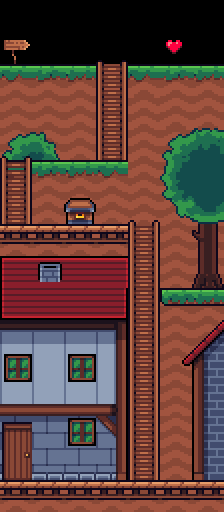

A 2D game scene composited from a Tiled map and its tileset images. What follows is a short description and the map's XML, with every tile layer's data as written:
An orthogonal 7x16 tile map with 32x32 px tiles, 7 tile layers (ground, bridge, veg, ladders, ...).

<map version="1.10" tiledversion="1.11.2" orientation="orthogonal" renderorder="right-down" width="7" height="16" tilewidth="32" tileheight="32" infinite="0" nextlayerid="8" nextobjectid="1">
 <editorsettings>
  <export target="../mobile_portrait.js" format="js" />
 </editorsettings>
 <tileset firstgid="1" name="ground" tilewidth="32" tileheight="32" tilecount="357" columns="17">
  <image source="../images/tileset.png" width="544" height="672" />
 </tileset>
 <layer id="1" name="ground" width="7" height="16">
  <data encoding="csv">
0,0,0,0,0,0,0,
0,0,0,0,0,0,0,
57,58,59,74,57,58,59,
74,74,74,74,54,74,74,
74,74,74,74,54,54,54,
57,58,59,57,54,54,54,
74,74,74,74,54,54,54,
74,74,74,74,54,54,54,
0,0,0,0,74,54,54,
0,0,0,0,54,54,54,
0,0,0,0,54,54,54,
0,0,0,0,54,54,54,
0,0,0,74,54,54,54,
74,74,74,74,54,54,74,
74,74,74,74,74,74,74,
74,74,74,74,74,74,74
</data>
 </layer>
 <layer id="7" name="bridge" width="7" height="16">
  <data encoding="csv">
0,0,0,0,0,0,0,
0,0,0,0,0,0,0,
0,0,0,0,0,0,0,
0,0,0,0,0,0,0,
0,0,0,0,0,0,0,
0,0,0,0,0,0,0,
0,0,0,0,0,0,0,
82,82,82,82,0,0,0,
0,0,0,0,0,0,0,
0,0,0,0,0,40,41,
0,0,0,0,0,0,0,
0,0,0,0,0,0,0,
0,0,0,0,0,0,0,
0,0,0,0,74,74,0,
0,0,0,0,0,0,0,
82,82,82,82,82,82,82
</data>
 </layer>
 <layer id="5" name="veg" width="7" height="16">
  <data encoding="csv">
0,0,0,0,0,0,0,
0,0,0,0,0,0,0,
0,0,0,0,0,0,0,
0,0,0,0,0,0,0,
116,118,0,0,0,116,117,
0,0,0,0,0,133,134,
0,0,0,0,0,150,151,
0,0,0,0,0,201,202,
0,0,0,0,0,218,219,
0,0,0,0,0,0,0,
0,0,0,0,0,0,0,
0,0,0,0,0,0,0,
0,0,0,0,0,0,0,
0,0,0,0,0,0,0,
0,0,0,0,0,0,0,
0,0,0,0,0,0,0
</data>
 </layer>
 <layer id="2" name="ladders" width="7" height="16">
  <data encoding="csv">
0,0,0,0,0,0,0,
0,0,0,63,0,0,0,
0,0,0,80,0,0,0,
0,0,0,80,0,0,0,
63,0,0,80,0,0,0,
80,0,0,0,0,0,0,
80,0,0,0,63,0,0,
0,0,0,0,80,0,0,
0,0,0,0,80,0,0,
0,0,0,0,80,0,0,
0,0,0,0,80,0,0,
0,0,0,0,80,0,0,
0,0,0,0,80,0,193,
0,0,0,0,80,0,0,
0,0,0,0,80,0,0,
0,0,0,0,0,0,0
</data>
 </layer>
 <layer id="3" name="house" width="7" height="16">
  <data encoding="csv">
0,0,0,0,0,0,0,
0,0,0,0,0,0,0,
0,0,0,0,0,0,0,
0,0,0,0,0,0,0,
0,0,0,0,0,0,0,
0,0,0,0,0,0,0,
0,0,0,0,0,0,0,
0,0,0,0,0,0,0,
104,107,105,106,0,0,0,
138,139,139,140,0,0,0,
156,156,156,157,0,158,159,
173,173,173,174,0,175,176,
190,190,190,191,0,0,0,
207,207,207,208,0,0,210,
224,224,224,225,0,0,227,
0,0,0,0,0,0,0
</data>
 </layer>
 <layer id="4" name="windows" width="7" height="16">
  <data encoding="csv">
0,0,0,0,0,0,0,
0,0,0,0,0,0,0,
0,0,0,0,0,0,0,
0,0,0,0,0,0,0,
0,0,0,0,0,0,0,
0,0,0,0,0,0,0,
0,0,0,0,0,0,0,
0,0,0,0,0,0,0,
0,0,0,0,0,0,0,
0,0,0,0,0,0,0,
0,0,0,0,0,0,0,
196,0,196,0,0,0,0,
0,0,0,0,0,0,0,
212,0,196,0,0,0,0,
229,0,0,0,0,0,0,
0,0,0,0,0,0,0
</data>
 </layer>
 <layer id="6" name="objects" width="7" height="16">
  <data encoding="csv">
0,0,0,0,0,0,0,
29,0,0,0,0,31,0,
0,0,0,0,0,0,0,
0,0,0,0,0,0,0,
0,0,0,0,0,0,0,
0,0,0,0,0,0,0,
0,0,30,0,0,0,0,
0,0,0,0,0,0,0,
0,0,0,0,0,0,0,
0,0,0,0,0,0,0,
0,0,0,0,0,0,0,
0,0,0,0,0,0,0,
0,0,0,0,0,0,0,
0,0,0,0,0,0,0,
0,0,0,0,0,0,0,
0,0,0,0,0,0,0
</data>
 </layer>
</map>
